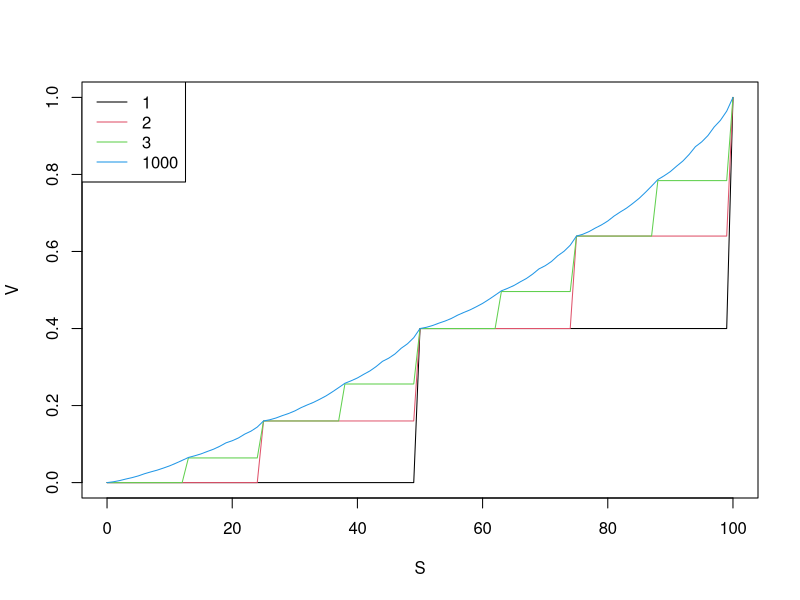
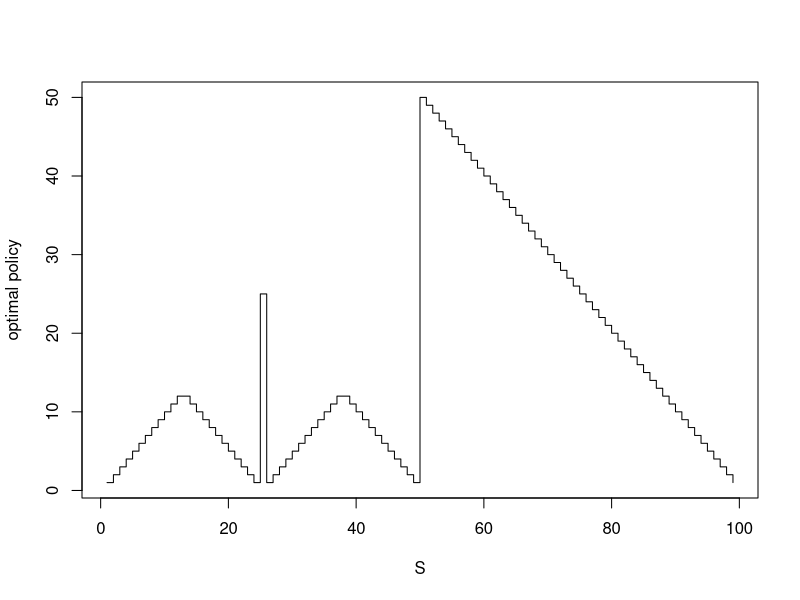
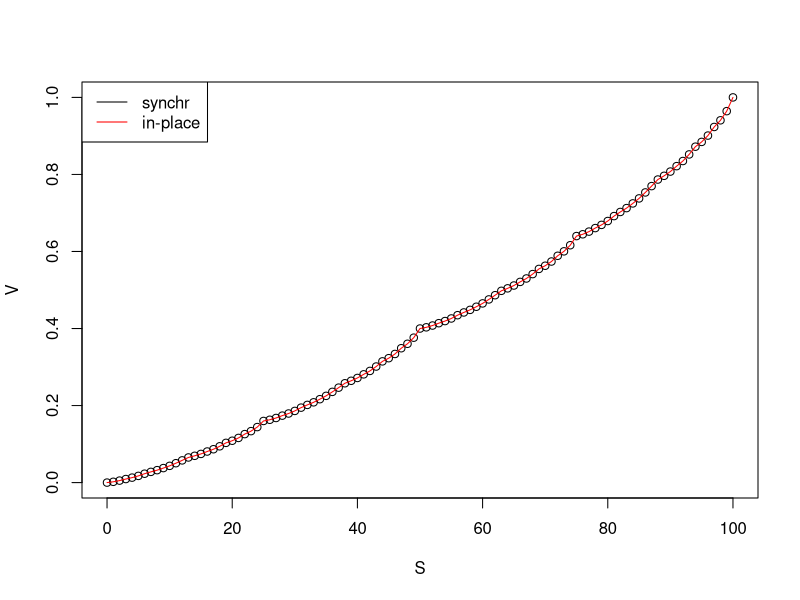

R code for these plots, in order:
# states
n = 100
S = 0:n

# probability
p = 0.4

# rewards
R = c(rep(0, n), 1)

# number of iterations
niter = 1000

# initial values
V = matrix(0, nrow=n+1, ncol=niter+1) 

# value iteration 
for (i in 1:niter) { 
  
  # loop through all non-terminal states
  for (s in S[2:n]) {
    
    # possible actions
    A = 1:min(s, n-s)
    
    # possible next states
    iwin = s + A + 1
    ilose = s - A + 1
    
    # apply Bellman optimality equation
    V[s+1, i+1] = max(p * (R[iwin] + V[iwin, i]) + 
                      (1 - p) * (R[ilose] + V[ilose, i]))
  }
}

# optimal value of state 100 is 1
V[n+1, ] = 1

# plot optimal state-value function
matplot(S, V[, c(2:4, niter+1)], type="l", lty=1, col=1:4,
        xlab="S", ylab="V")
legend("topleft", legend=c(2:4, niter+1)-1, lty=1, col=1:4)

# get optimal policy
policy = c()
eps = 1e-10
for (s in S[2:n]) {
  A = 1:min(s, n-s)
  best.q = -1
  best.a = A[1]
  for (a in A) {
    iwin = s + a + 1
    ilose = s - a + 1
    q = p * (R[iwin] + V[iwin, niter+1]) + 
        (1 - p) * (R[ilose] + V[ilose, niter+1])
    if (q > (best.q + eps)) {
      best.q = q
      best.a = a
    } 
  }
  policy[s] = best.a
}

# plot optimal policy
plot(S[2:n], policy, type="s", xlab="S", ylab="optimal policy")



# difference between synchronous and in-place DP


# synchronous DP

# initial values
V = rep(0, n+1)
V.old = V
eps = 1e-6
dV = Inf
i = 0

# synchronous value iteration 
while (dV > eps) { 
  
  # loop through all non-terminal states
  for (s in S[2:n]) {
    
    # possible actions
    A = 1:min(s, n-s)
    
    # possible next states
    iwin = s + A + 1
    ilose = s - A + 1
    
    # apply Bellman optimality equation
    V[s+1] = max(p * (R[iwin] + V.old[iwin]) + 
                 (1 - p) * (R[ilose] + V.old[ilose]))
  }
  
  # update i, dV and V.old
  i = i + 1
  dV = max(abs(V-V.old))
  V.old = V

}

# print number of iterations
print(i)

# optimal value of state 100 is 1
V[n+1] = 1

# plot
plot(S, V)


# in-place DP

# initial values
V = rep(0, n+1)
eps = 1e-6
dV = Inf
i = 0

# in-place value iteration 
while (dV > eps) { 
  
  # loop through all non-terminal states
  dV = -Inf
  for (s in S[2:n]) {
    
    # possible actions
    A = 1:min(s, n-s)
    
    # possible next states
    iwin = s + A + 1
    ilose = s - A + 1
    
    # apply Bellman optimality equation
    # and calculate absolute difference
    tmp = V[s+1]
    V[s+1] = max(p * (R[iwin] + V[iwin]) + 
                 (1 - p) * (R[ilose] + V[ilose]))
    dV = max(c(dV, abs(V[s+1]-tmp)))
  }
  
  # update i
  i = i + 1

}

# print number of iterations
print(i)

# optimal value of state 100 is 1
V[n+1] = 1

# plot
lines(S, V, col="red")
legend("topleft", legend=c("synchr","in-place"), 
       lty=1, col=c("black","red"))

